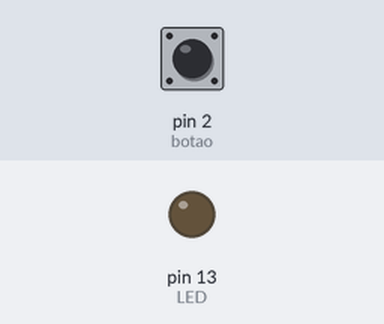
Simulated run of this sketch. Board: Arduino Uno, built with avr-gcc and run on an emulated ATmega328P. Parts: output pins drawn as LEDs (lit = HIGH). The inputs (shaded band) are chosen by the test bench; at power-on: pin 2 (botao) LOW.

Above: at 1.2 s.
1.3 s: pin 2 (botao) pulled HIGH for 0.15 s
At 1.37 s:
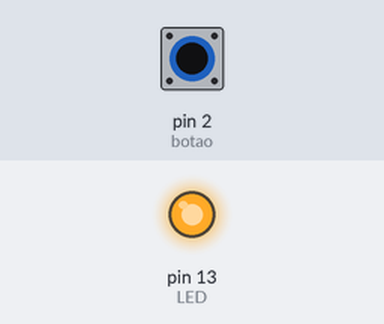
2.9 s: pin 2 (botao) pulled HIGH for 3.2 s
At 6.8 s:
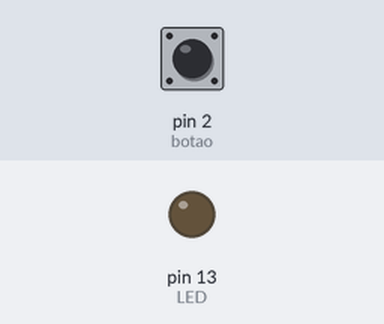
Timing chart, 0 to 8.3 s (numbered marks = the images above; inputs shaded):
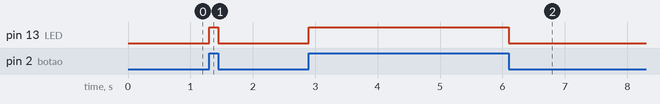

Measured:
- after the input at 1.3 s, pin 13 (LED): LOW → HIGH at once, → LOW 0.15 s later
- after the input at 2.9 s, pin 13 (LED): LOW → HIGH at once, → LOW 3.2 s later

The sketch:

Aula06_ex01.ino
```cpp
// Início do sketch
// Cria uma constante chamada botao no pino 2
const int botao = 2;
// Cria uma constante chamada LED no pino 13
const int LED = 13;

//Função de configuração
void setup() {
  // define LED como saída
  pinMode(LED, OUTPUT);
// define botao como entrada
  pinMode(botao, INPUT);
} // fim da função de configuração
// função de repetição infinita
void loop() {
  int leitura; // Variável leitura para saber condição de aperto
  leitura = digitalRead(botao); // Lê pino botao e guarda em leitura
  if (leitura == HIGH){ // Se leitura for HIGH, então
      digitalWrite(LED, HIGH);   // liga LED (coloca pino em nível 1)
      }
   else{   // Se leitura não for HIGH
       digitalWrite(13, LOW);    // desliga LED (coloca pino em nível 0)
   }
} // fim da função de loop e programa
```
